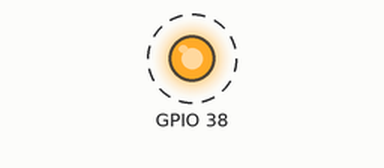
Simulated run of this sketch. Board: ESP32-S3. Shown: output pins drawn as LEDs (lit = HIGH). Dashed ring = blinking. What the sketch prints to the serial monitor is not drawn.

Above: at 1.5 s.
Timing chart, 0 to 5.6 s (numbered marks = the images above):
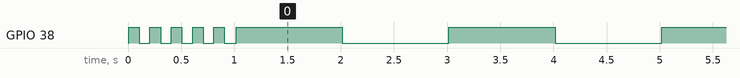

The sketch:

test_serial.ino
```cpp
// ============================================
// TFT_eSPI 串口输出测试（与屏幕无关）
// ============================================
// 目的：确认串口监视器能正确接收数据
// ============================================

void setup() {
  Serial.begin(115200);

  // 等待串口连接（USB-CDC 模式需要）
  unsigned long start = millis();
  while (!Serial && millis() - start < 5000) {
    delay(10);
  }

  // 即使没有连接也继续，LED闪烁作为备用指示
  pinMode(38, OUTPUT);  // ESP32-S3 板载 RGB LED（通常是 GPIO38）

  Serial.println("\n===================================");
  Serial.println("Serial Test - If you see this, serial works!");
  Serial.println("===================================");
  Serial.print("Boot time: ");
  Serial.print(millis());
  Serial.println(" ms");

  // 用 LED 闪烁次数表示状态
  for (int i = 0; i < 5; i++) {
    digitalWrite(38, HIGH);
    delay(100);
    digitalWrite(38, LOW);
    delay(100);
  }

  Serial.println("LED blink test done");
  Serial.println("If you DON'T see this text:");
  Serial.println("1. Close Serial Monitor");
  Serial.println("2. Open Serial Monitor again");
  Serial.println("3. Press ESP32 RESET button");
  Serial.println("===================================");
}

void loop() {
  static unsigned long lastPrint = 0;
  static int counter = 0;

  if (millis() - lastPrint > 1000) {
    lastPrint = millis();
    counter++;

    Serial.print("Alive: ");
    Serial.print(counter);
    Serial.println(" sec");

    // LED 闪烁
    digitalWrite(38, counter % 2);
  }
}
```

Measured:
- by itself, GPIO 38: goes 4 × (LOW 0.10 s, HIGH 0.10 s), LOW 0.11 s, 64 × (HIGH 1.0 s, LOW 1.0 s), then HIGH
